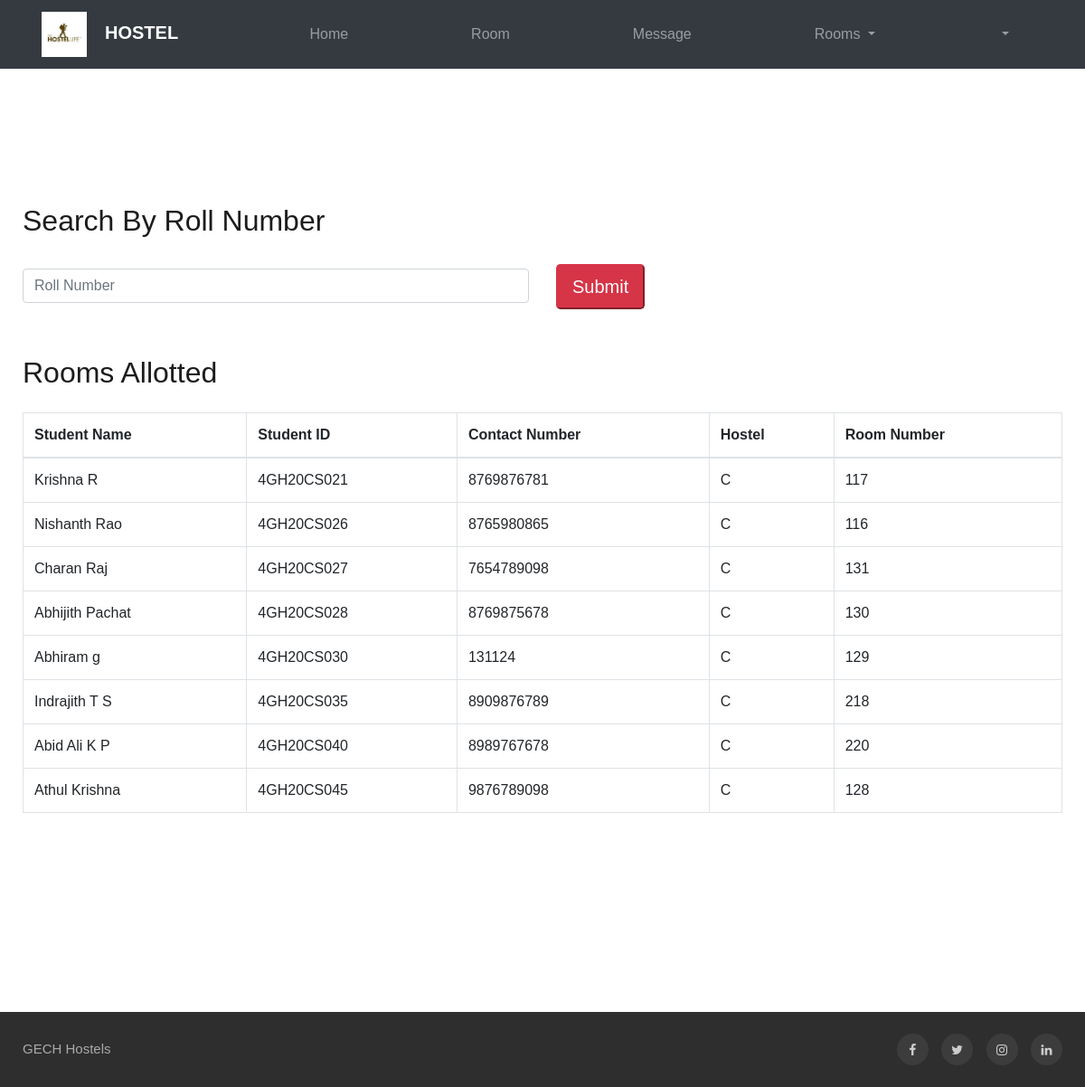
The page /HM/alloted-rooms.php (signed in) on the database its author committed.
### tables this page shows
CREATE TABLE `student` (
  `student_id` varchar(20) NOT NULL,
  `f_name` varchar(20) DEFAULT NULL,
  `l_name` varchar(20) DEFAULT NULL,
  `year` varchar(20) DEFAULT NULL,
  `dept` varchar(50) DEFAULT NULL,
  `password` varchar(20) NOT NULL,
  `hostel_id` int(20) DEFAULT NULL,
  `room_id` int(10) DEFAULT NULL,
  `gender` int(2) DEFAULT NULL,
  `mobile` varchar(10) DEFAULT NULL
);

CREATE TABLE `hostel` (
  `hostel_id` int(10) NOT NULL,
  `hostel_name` varchar(20) NOT NULL,
  `no_of_rooms` int(5) DEFAULT NULL,
  `no_of_students` int(5) DEFAULT NULL,
  `accepted_gen` int(2) DEFAULT NULL
);

CREATE TABLE `room` (
  `room_id` int(10) NOT NULL,
  `room_no` int(5) DEFAULT NULL,
  `hostel_id` int(10) DEFAULT NULL,
  `allocated` tinyint(1) DEFAULT NULL
);

### HM/alloted-rooms.php (the view, shortened to what this page needs)
<?php include('hm-header.php') ?>
<div class ="container contact-container">
    <h2>Search By Roll Number</h2>
    <br>
    <form action="alloted-rooms.php" method="post">
        <div class="row">
            <div class="col-md-6">
                <input type="text" class="form-control student-text" name="search_box" placeholder="Roll Number">
            </div>
            <div class="col-md-6">
                <button type="submit" name="contact-button"  class="btn-lg btn-primary" style="margin-top: 5px;">Submit</button>
            </div>
        </div>
    </form>
<br>
<br>
<h2 > Rooms Allotted </h2>
<br>
<?php
   $hostel_id = $_SESSION['hostel_id'];
   $query1 = "SELECT * FROM student where hostel_id = '$hostel_id'";
   $result1 = mysqli_query($conn,$query1);
   $query6 = "SELECT * FROM hostel WHERE hostel_id = '$hostel_id'";
   $result6 = mysqli_query($conn,$query6);
   $row6 = mysqli_fetch_assoc($result6);
   $hostel_name = $row6['hostel_name'];
?>
  <table class="table table-bordered">
    <thead>
      <tr>
        <th>Student Name</th>
        <th>Student ID</th>
        <th>Contact Number</th>
        <th>Hostel</th>
        <th>Room Number</th>
      </tr>
    </thead>
    <tbody>
    <?php
      if(mysqli_num_rows($result1)==0){
         echo '<tr><td colspan="4">No Rooms have been Allocated</td></tr>';
      }
      else{
      	while($row1 = mysqli_fetch_assoc($result1)){
            $room_id = $row1['room_id'];
            $query7 = "SELECT * FROM room WHERE room_id = '$room_id'";
            $result7 = mysqli_query($conn,$query7);
            $row7 = mysqli_fetch_assoc($result7);
            $room_no = $row7['room_no'];
            $student_name = $row1['f_name']." ".$row1['l_name'];
      		echo "<tr><td>{$student_name}</td><td>{$row1['student_id']}</td><td>{$row1['mobile']}</td><td>{$hostel_name}</td><td>{$room_no}</td></tr>\n";
      	}
      }
    ?>
    </tbody>
  </table>
          </div>
<?php include('hm-footer.php');

### HM/assets/css/styles-nav.css (style rules this page uses)
body { background-color: #ffff; height:100%; }
.student-text { margin-top : 10px; margin-bottom: 10px; }
.contact-container { margin-top: 150px; margin-bottom: 220px; }

### rows shown on the page
student: student_name "Krishna R", student_id "4GH20CS021", mobile "8769876781", hostel.hostel_name "C", room.room_no "117"
student: student_name "Nishanth Rao", student_id "4GH20CS026", mobile "8765980865", hostel.hostel_name "C", room.room_no "116"
student: student_name "Charan Raj", student_id "4GH20CS027", mobile "7654789098", hostel.hostel_name "C", room.room_no "131"
student: student_name "Abhijith Pachat", student_id "4GH20CS028", mobile "8769875678", hostel.hostel_name "C", room.room_no "130"
student: student_name "Abhiram g", student_id "4GH20CS030", mobile "131124", hostel.hostel_name "C", room.room_no "129"
student: student_name "Indrajith T S", student_id "4GH20CS035", mobile "8909876789", hostel.hostel_name "C", room.room_no "218"
student: student_name "Abid Ali K P", student_id "4GH20CS040", mobile "8989767678", hostel.hostel_name "C", room.room_no "220"
student: student_name "Athul Krishna", student_id "4GH20CS045", mobile "9876789098", hostel.hostel_name "C", room.room_no "128"
